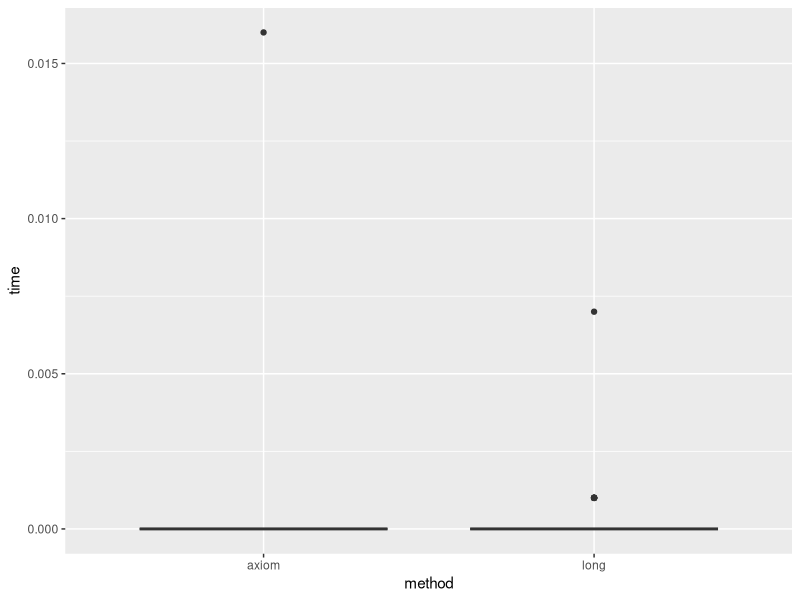
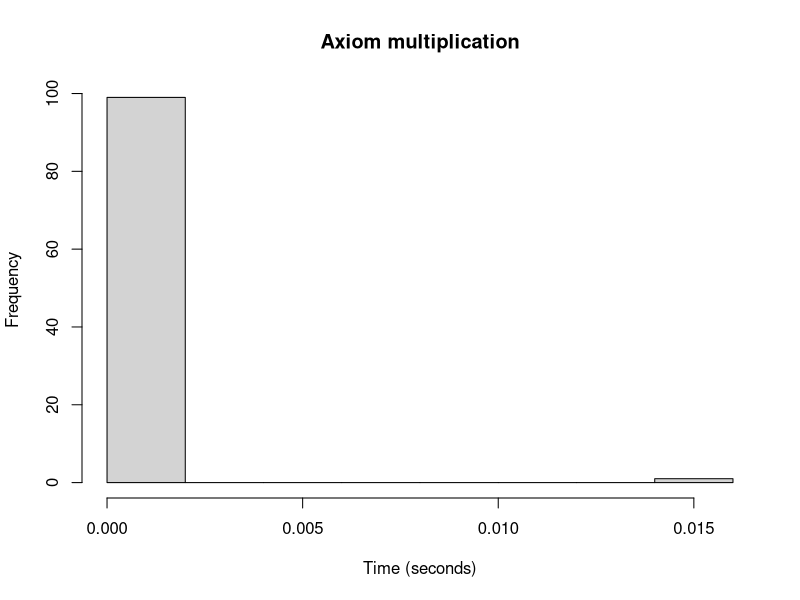
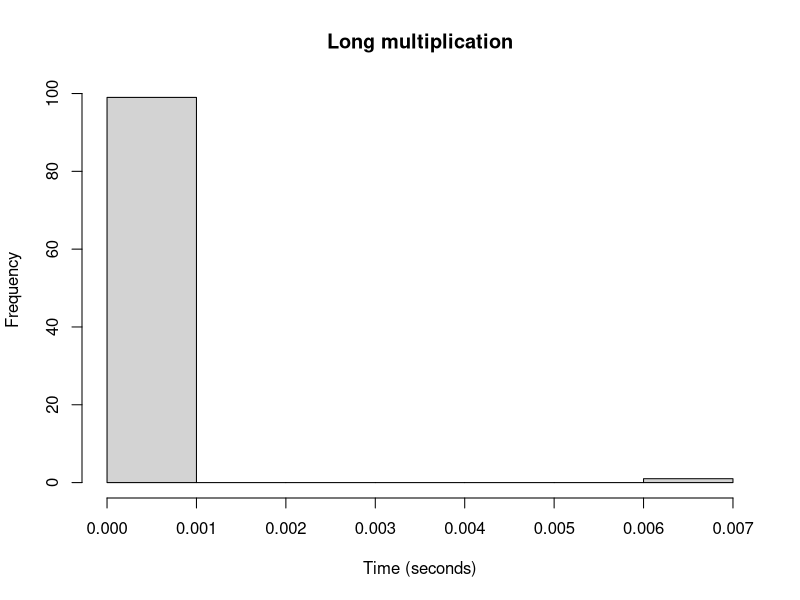

Source code (R) for these figures, in order:
# Define the axiom multiplication function
axiom_multiply <- function(x, y) {
  # Break down x and y into multiples of 10 and single digits
  x_tens <- floor(x/10)
  x_ones <- x - 10*x_tens
  y_tens <- floor(y/10)
  y_ones <- y - 10*y_tens
  
  # Use FOIL method to multiply multiples of 10
  tens_product <- x_tens * y_tens
  ones_product <- x_ones * y_ones
  
  # Add products together to obtain final result
  result <- tens_product*100 + x_ones*y_tens + y_ones*x_tens + ones_product
  return(result)
}

# Define the long multiplication function
long_multiply <- function(x, y) {
  # Initialize result to 0
  result <- 0
  
  # Loop over each digit in y
  for (i in 1:nchar(as.character(y))) {
    # Extract digit from y
    digit <- substr(as.character(y), i, i)
    digit <- as.numeric(digit)
    
    # Multiply x by digit and add to result
    result <- result + x*digit
    
    # Shift x one place to the left
    x <- x*10
  }
  return(result)
}

# Generate a set of random numbers with a large number of digits
n <- 100 # number of random numbers to generate
digits <- 10 # number of digits in each random number
set.seed(123) # set seed for reproducibility
x <- round(runif(n, min = 10^(digits-1), max = 10^digits-1))
y <- round(runif(n, min = 10^(digits-1), max = 10^digits-1))

# Compare the speed of the two multiplication methods
results <- data.frame(method = character(n), time = numeric(n))
for (i in 1:n) {
  results[i, "method"] <- "axiom"
  results[i, "time"] <- system.time(axiom_multiply(x[i], y[i]))[1]
  results[i+n, "method"] <- "long"
  results[i+n, "time"] <- system.time(long_multiply(x[i], y[i]))[1]
}

# Analyze the results
library(ggplot2)
ggplot(results, aes(x = method, y = time)) + geom_boxplot()

# Create a histogram of the results
hist(results$time[results$method == "axiom"], main = "Axiom multiplication", xlab = "Time (seconds)")
hist(results$time[results$method == "long"], main = "Long multiplication", xlab = "Time (seconds)")

# Calculate the mean time for each method
mean_axiom <- mean(results$time[results$method == "axiom"])
mean_long <- mean(results$time[results$method == "long"])

# Compare the mean times and print a conclusion statement
if (mean_axiom < mean_long) {
  print("The axiom multiplication method is faster on average.")
} else if (mean_axiom > mean_long) {
  print("The long multiplication method is faster on average.")
} else {
  print("The two methods are equally fast on average.")
}

# Calculate the percentage difference between the mean times
percent_difference <- 100*(mean_axiom - mean_long)/mean_long

# Print the percentage difference
print(paste("The axiom multiplication method is", percent_difference, "% faster on average."))